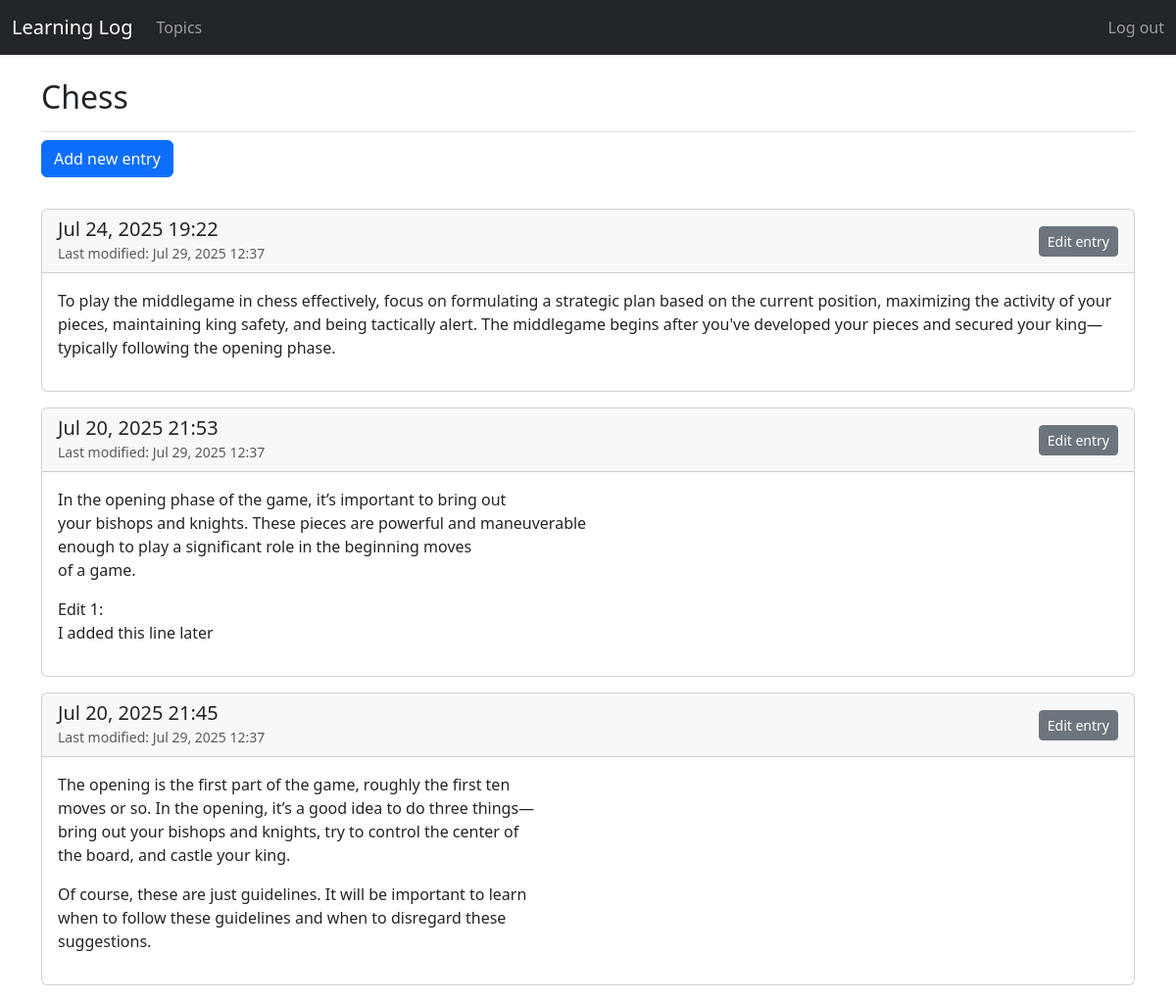
The page /topics/1/ (signed in) on the database its author committed.
### learning_logs/models.py (models this page shows, shortened)
class Topic(models.Model):
    text = models.CharField(max_length=200)
    date_added = models.DateTimeField(auto_now_add=True)
    owner = models.ForeignKey(User, on_delete=models.CASCADE) # 2. Add the owner field
    def __str__(self):
        return self.text

class Entry(models.Model):
    topic = models.ForeignKey(Topic, on_delete=models.CASCADE)
    """ on_delete=models.CASCADE means that if the related Topic instance is deleted,
    all related Entry instances will also be deleted."""
    text = models.TextField()
    date_added = models.DateTimeField(auto_now_add=True)
    date_modified = models.DateTimeField(auto_now=True)
    class Meta:
        verbose_name_plural = 'entries'

### learning_logs/views.py (the view)
# urls.py: path('topics/<int:topic_id>/', views.topic, name='topic'),
@login_required
def topic(request, topic_id):
    topic = get_object_or_404(Topic, id=topic_id, owner=request.user)
    entries = topic.entry_set.order_by('-date_added')
    context = {'topic': topic, 'entries': entries}
    return render(request, 'learning_logs/topic.html', context)

### learning_logs/templates/learning_logs/topic.html
{% extends "learning_logs/base.html" %}
{% block page_header %}
  <h2>{{ topic }}</h2>
{% endblock page_header %}
{% block content %}
  <p>
    <a href="{% url 'learning_logs:new_entry' topic.id %}" class="btn btn-primary mb-3">Add new entry</a>
  </p>
  {% for entry in entries %}
    <div class="card mb-3">
      <div class="card-header d-flex justify-content-between align-items-center">
        <div>
          <h5 class="mb-0">{{ entry.date_added|date:'M d, Y H:i' }}</h5>
          {% if entry.date_modified|timesince:entry.date_added %}
            <small class="text-muted">Last modified: {{ entry.date_modified|date:'M d, Y H:i' }}</small>
          {% endif %}
        </div>
        <a href="{% url 'learning_logs:edit_entry' entry.id %}" class="btn btn-secondary btn-sm">Edit entry</a>
      </div>
      <div class="card-body">
        {{ entry.text|safe|linebreaks }}
      </div>
    </div>
  {% empty %}
    <p>There are no entries for this topic yet.</p>
  {% endfor %}
{% endblock content %}

### rows shown on the page
Topic: text "Chess"
Entry: date_added "Jul 24, 2025 19:22", date_modified "Jul 29, 2025 12:37", text "To play the middlegame in chess effectively, focus on formulating a strategic plan based on the current position, maximizing the activity of your pieces, maintaining king safety, and being tactically alert. The middlegame begins after you've developed your pieces and secured your king—typically following the opening phase."
Entry: date_added "Jul 20, 2025 21:53", date_modified "Jul 29, 2025 12:37", text "In the opening phase of the game, it’s important to bring out your bishops and knights. These pieces are powerful and maneuverable enough to play a significant role in the beginning moves of a game. Edit 1: I added this line later"
Entry: date_added "Jul 20, 2025 21:45", date_modified "Jul 29, 2025 12:37", text "The opening is the first part of the game, roughly the first ten moves or so. In the opening, it’s a good idea to do three things— bring out your bishops and knights, try to control the center of the board, and castle your king. Of course, these are just guidelines. It will be important to learn when to follow these guidelines and when to disregard these suggestions."
